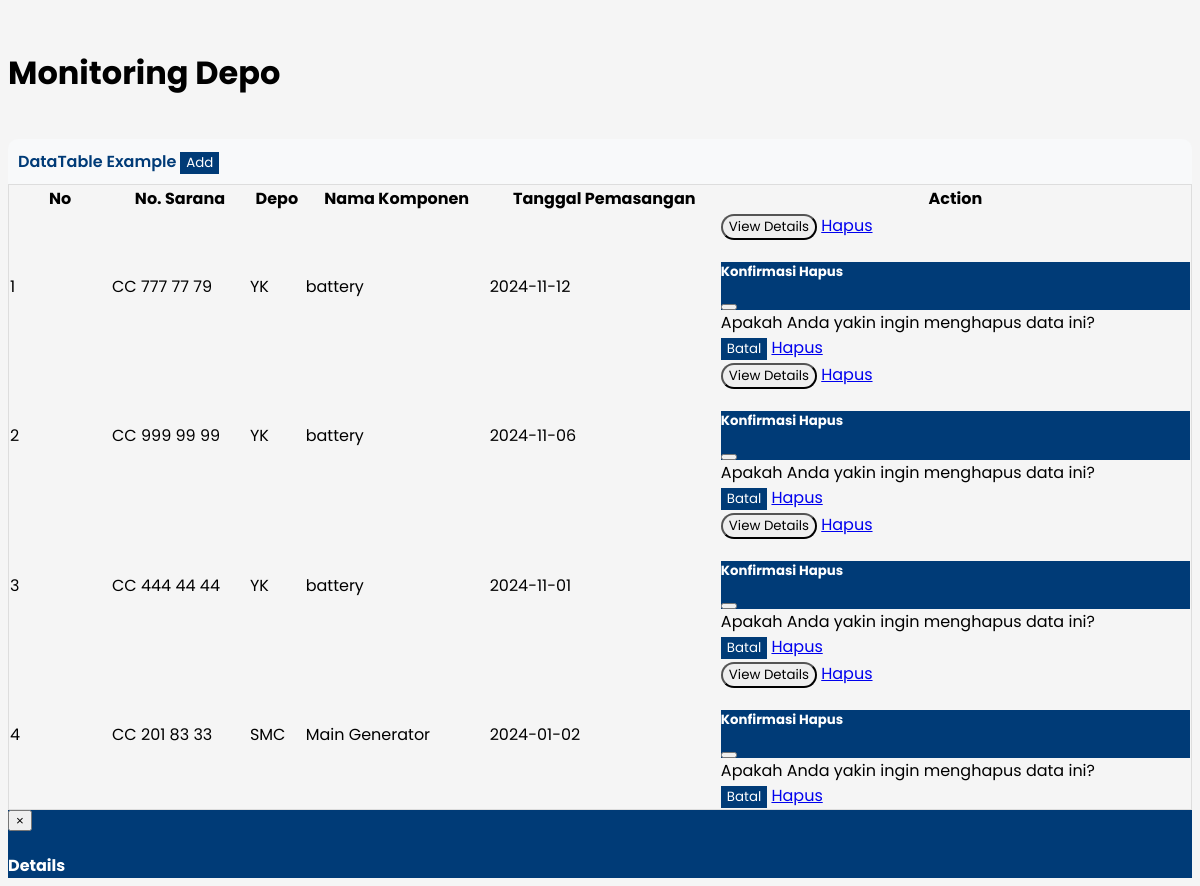
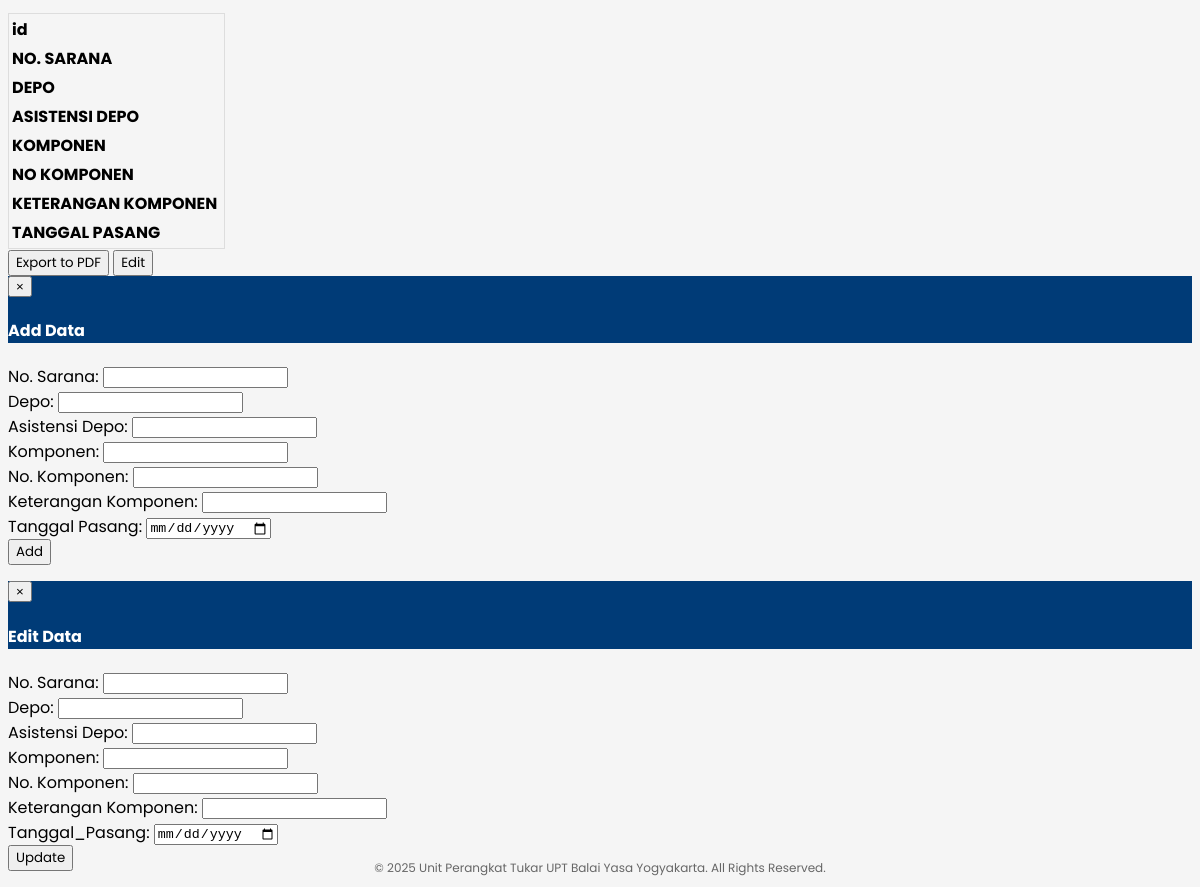
The app's page /mon_depo.php with its own data (2 pictures, top to bottom).
### tables this page shows
CREATE TABLE `mon_depo` (
  `id_mondp` int(11) NOT NULL,
  `no_sarana` varchar(15) DEFAULT NULL,
  `depo` varchar(5) DEFAULT NULL,
  `asistensi` varchar(5) DEFAULT NULL,
  `komponen` varchar(80) DEFAULT NULL,
  `no_seri` varchar(50) NOT NULL,
  `ket` varchar(80) NOT NULL,
  `tgl_pasang` date DEFAULT NULL
);

### mon_depo.php (the view, shortened to what this page needs)
<?php
include "config.php";
?>
<div id="layoutSidenav">
    <div id="layoutSidenav_content">
        <main>
            <div class="container-fluid px-4">
                <h1 class="mt-4">Monitoring Depo</h1>
<html>
<head>
    <link rel="stylesheet" href="https://cdn.datatables.net/2.1.8/css/dataTables.dataTables.css">
    <head>
    <link rel="stylesheet" href="https://cdn.datatables.net/2.1.8/css/dataTables.dataTables.css">
</head>
</head>
<body>
    <div id="layoutSidenav">
        <div id="layoutSidenav_content" class="marginleft">
            <main>
                <div class="container-fluid px-4">
                    <div class="card mb-4">
                        <div class="card-header">DataTable Example
                            <button class="btn btn-secondary pull-right" data-toggle="modal" data-target="#addEmployeeModal" style="border-radius:0%">Add</button>
                        </div>
                        <div class="card-body">
                            <table id="table2" class="table table-striped table-bordered table-responsive" cellspacing="0" width="100%" id="mondepo">
                                <thead>
                                    <tr>
                                        <th>No</th>
                                        <th>No. Sarana</th>
                                        <th>Depo</th>
                                        <th>Nama Komponen</th>
                                        <th>Tanggal Pemasangan</th>
                                        <th>Action</th>
                                    </tr>
                                </thead>
                                <tbody>
                                    <?php
                                    $depo_query = "SELECT * FROM mon_depo NATURAL JOIN depo ";
                                    $depo_result = mysqli_query($koneksi, $depo_query);
                                    $no = 1;
                                    while ($depo = mysqli_fetch_assoc($depo_result)) {  ?>
                                        <tr>
                                            <td width='100' class='center'><?= $no ?></td>
                                            <td><?php echo $depo['no_sarana'] ?></td>
                                            <td><?php echo $depo['depo'] ?></td>
                                            <td><?php echo $depo['komponen'] ?></td>
                                            <td><?php echo $depo['tgl_pasang'] ?></td>
                                            <td>
                                                <button class="btn btn-warning" data-toggle="modal"
                                                    data-target="#cutomerDetailsModal"
                                                    data-id="<?php echo $depo['id_mondp']; ?>"
                                                    data-lokomotif="<?php echo $depo['no_sarana']; ?>"
                                                    data-depo="<?php echo $depo['depo']; ?>"
                                                    data-asistensi="<?php echo $depo['asistensi']; ?>"
                                                    data-komponen="<?php echo $depo['komponen']; ?>"
                                                    data-no_seri="<?php echo $depo['no_seri']; ?>"
                                                    data-ket="<?php echo $depo['ket']; ?>"
                                                    data-tgl_pasang="<?php echo $depo['tgl_pasang']; ?>"
                                                    style="border-radius:60px;">
                                                    <i class="fa fa-info-circle"></i> View Details
                                                </button>
                                                <a href="#"
   class="btn btn-danger mt-2"
   style="border-radius:60px;"
   data-bs-toggle="modal"
   data-bs-target="#deleteConfirmationModal">
    <i class="fa fa-trash"></i> Hapus
</a>
<div class="modal fade" id="deleteConfirmationModal" tabindex="-1" aria-labelledby="deleteConfirmationModalLabel" aria-hidden="true">
  <div class="modal-dialog modal-dialog-centered">
    <div class="modal-content">
      <div class="modal-header">
        <h5 class="modal-title" id="deleteConfirmationModalLabel">Konfirmasi Hapus</h5>
        <button type="button" class="btn-close" data-bs-dismiss="modal" aria-label="Close"></button>
      </div>
      <div class="modal-body">
        Apakah Anda yakin ingin menghapus data ini?
      </div>
      <div class="modal-footer">
        <button type="button" class="btn btn-secondary" data-bs-dismiss="modal">Batal</button>
        <a href="functionmis.php?menu=prog&id=<?php echo $depo['id_mondp']; ?>" class="btn btn-danger">Hapus</a>
      </div>
    </div>
  </div>
</div>
                                            </td>
                                        </tr>
                                    <?php $no++;
                                    } ?>
                                </tbody>
                            </table>
                        </div>
                    </div>
                </div>
            </main>
        </div>
    </div>
    <div class="footer">
            &copy; <?= date('Y'); ?> Unit Perangkat Tukar UPT Balai Yasa Yogyakarta. All Rights Reserved.
            <br>
        </div>
    <div id="cutomerDetailsModal" class="modal fade" role="dialog">
        <div class="modal-dialog">
            <div class="modal-content">
                <div class="modal-header">
                    <button type="button" class="close" data-dismiss="modal">&times;</button>
                    <h4 class="modal-title text-center"><b>Details</b></h4>
                </div>
                <div class="modal-body">
                    <table class="table table-bordered">
                        <tbody>
                            <tr>
                                <td><b>id</b></td>
                                <td id="id"></td>
                            </tr>
                            <tr>
                                <td><b>NO. SARANA</b></td>
                                <td id="no_sarana"></td>
                            </tr>
                            <tr>
                                <td><b>DEPO</b></td>
                                <td id="depo"></td>
                            </tr>
                            <tr>
                                <td><b>ASISTENSI DEPO</b></td>
                                <td id="asistensi"></td>
                            </tr>
                            <tr>
                                <td><b>KOMPONEN</b></td>
                                <td id="komponen"></td>
                            </tr>
                            <tr>
                                <td><b>NO KOMPONEN</b></td>
                                <td id="no_seri"></td>
                            </tr>
                            <tr>
                                <td><b>KETERANGAN KOMPONEN</b></td>
                                <td id="ket"></td>
                            </tr>
                            <tr>
                                <td><b>TANGGAL PASANG</b></td>
                                <td id="tgl_pasang"></td>
                            </tr>
                        </tbody>
                    </table>
                    <button type="button" class="btn btn-primary" onclick="exportToPDF()">Export to PDF</button>
                    <button type="button" class="btn btn-info" data-toggle="modal"
                        data-target="#editModal" id="editButtonFromDetails">
                        Edit
                    </button>
                </div>
            </div>
        </div>
    </div>
    <div id="addEmployeeModal" class="modal fade" role="dialog">
        <div class="modal-dialog">
            <div class="modal-content">
                <div class="modal-header">
                    <button type="button" class="close" data-dismiss="modal">&times;</button>
                    <h4 class="modal-title text-center"><b>Add Data</b></h4>
                </div>
                <div class="modal-body">
                    <form id="addEmployeeForm" method="POST" action="add_depo.php">
                        <div class="form-group">
                            <label for="no_sarana">No. Sarana:</label>
                            <input type="text" class="form-control" name="no_sarana" required>
                        </div>
                        <div class="form-group">
                            <label for="depo">Depo:</label>
                            <input type="text" class="form-control" name="depo" required>
                        </div>
                        <div class="form-group">
                            <label for="asistensi">Asistensi Depo:</label>
                            <input type="text" class="form-control" name="asistensi" required>
                        </div>
                        <div class="form-group">
                            <label for="komponen">Komponen:</label>
                            <input type="text" class="form-control" name="komponen" required>
                        </div>
                        <div class="form-group">
                            <label for="no_seri">No. Komponen:</label>
                            <input type="text" class="form-control" name="no_seri" required>
                        </div>
                        <div class="form-group">
                            <label for="ket">Keterangan Komponen:</label>
                            <input type="ket" class="form-control" name="ket" required>
                        </div>
                        <div class="form-group">
                            <label for="tgl_pasang">Tanggal Pasang:</label>
                            <input type="date" class="form-control" name="tgl_pasang" required>
                        </div>
                        <button type="submit" class="btn btn-primary">Add</button>
                    </form>
                </div>
            </div>
        </div>
    </div>
    <div id="editModal" class="modal fade" role="dialog">
        <div class="modal-dialog">
            <div class="modal-content">
                <div class="modal-header">
                    <button type="button" class="close" data-dismiss="modal">&times;</button>
                    <h4 class="modal-title text-center"><b>Edit Data</b></h4>
                </div>
                <div class="modal-body">
                    <form id="editForm" method="POST" action="edit_depo.php">
                        <div class="form-group">
                            <label for="edit_no_sarana">No. Sarana:</label>
                            <input type="text" class="form-control" id="edit_no_sarana" name="no_sarana" required>
                        </div>
                        <div class="form-group">
                            <label for="edit_depo">Depo:</label>
                            <input type="text" class="form-control" id="edit_depo" name="depo" required>
                        </div>
                        <div class="form-group">
                            <label for="edit_asistensi">Asistensi Depo:</label>
                            <input type="text" class="form-control" id="edit_asistensi" name="asistensi" required>
                        </div>
                        <div class="form-group">
                            <label for="edit_komponen">Komponen:</label>
                            <input type="text" class="form-control" id="edit_komponen" name="komponen" required>
                        </div>
                        <div class="form-group">
                            <label for="edit_no_seri">No. Komponen:</label>
                            <input type="text" class="form-control" id="edit_no_seri" name="no_seri" required>
                        </div>
                        <div class="form-group">
                            <label for="edit_keterangan_komponen">Keterangan Komponen:</label>
                            <input type="text" class="form-control" id="edit_keterangan_komponen" name="ket" required>
                        </div>
                        <div class="form-group">
                            <label for="edit_tgl_pasang">Tanggal_Pasang:</label>
                            <input type="date" class="form-control" id="edit_tgl_pasang" name="tgl_pasang" required>
                        </div>
                        <button type="submit" name="edit" class="btn btn-primary">Update</button>
                    </form>
                </div>
            </div>
        </div>
    </div>
</body>
</html>

### mon_depo.php (style rules this page uses)
body { font-family: 'Poppins', sans-serif; }
.container-fluid { font-family: 'Poppins', sans-serif; }
.card-header { font-family: 'Poppins', sans-serif; font-weight: 600; color: #003b77; }
.btn { font-family: 'Poppins', sans-serif; }
.card-header { background-color: #f8f9fa; border-radius: 10px 10px 0 0; padding: 10px; }
.btn-secondary { background-color: #003b77; border: none; color: white; }
.container-fluid { padding-top: 20px; }
.modal-content { border-radius: 10px; }
.modal-header { background-color: #003b77; color: white; }
.table-bordered { border: 1px solid #ddd; }
.footer { position: absolute; bottom: 10px; left: 50%; transform: translateX(-50%); text-align: center; font-size: 12px; color: #666; }
body { background-color: #f5f5f5; font-family: 'arial', sans-serif; }
.card { border-radius: 15px; }

### records on screen
mon_depo: no_sarana "CC 777 77 79", depo "YK", komponen "battery", tgl_pasang "2024-11-12"
mon_depo: no_sarana "CC 999 99 99", depo "YK", komponen "battery", tgl_pasang "2024-11-06"
mon_depo: no_sarana "CC 444 44 44", depo "YK", komponen "battery", tgl_pasang "2024-11-01"
mon_depo: no_sarana "CC 201 83 33", depo "SMC", komponen "Main Generator", tgl_pasang "2024-01-02"
